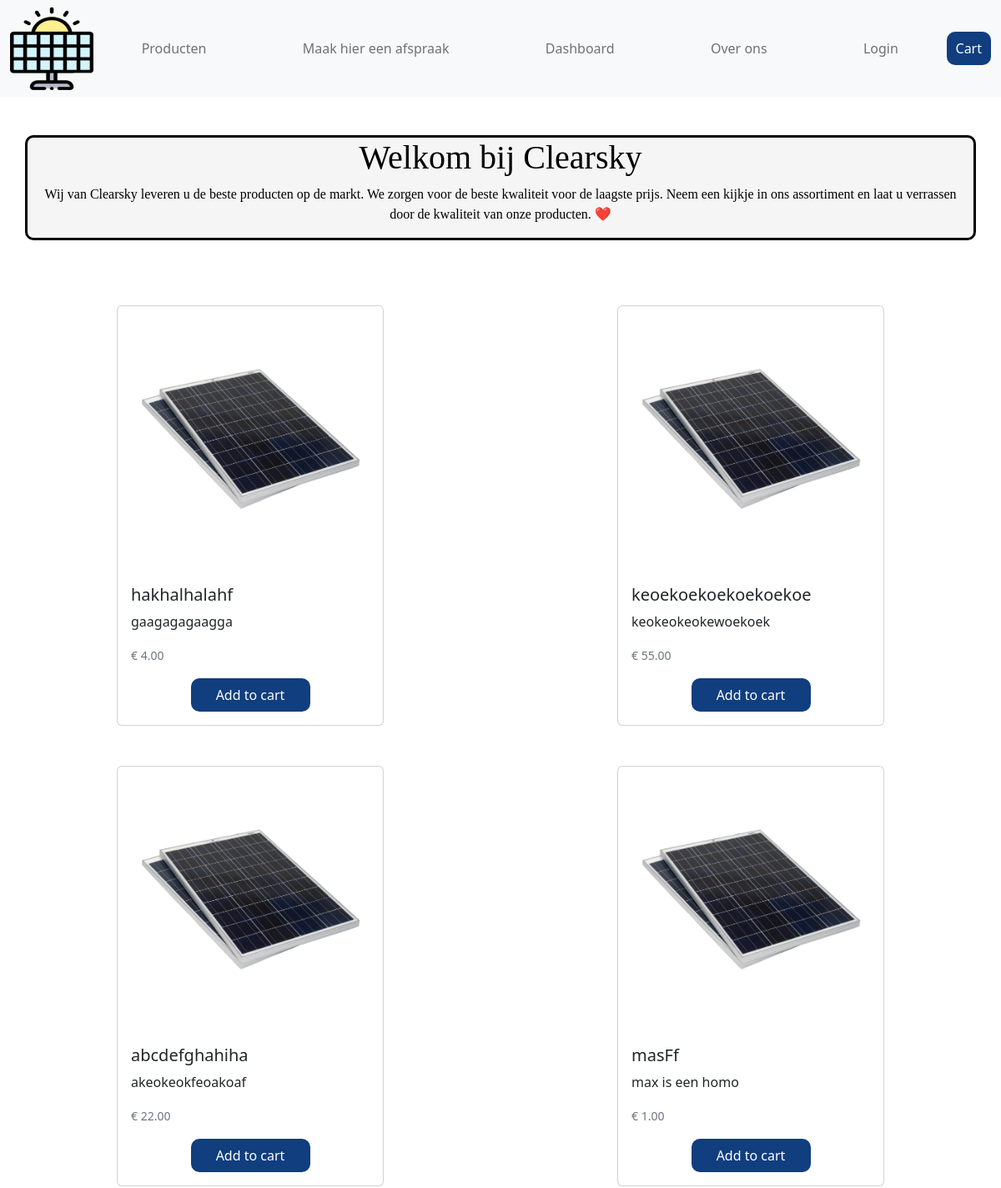
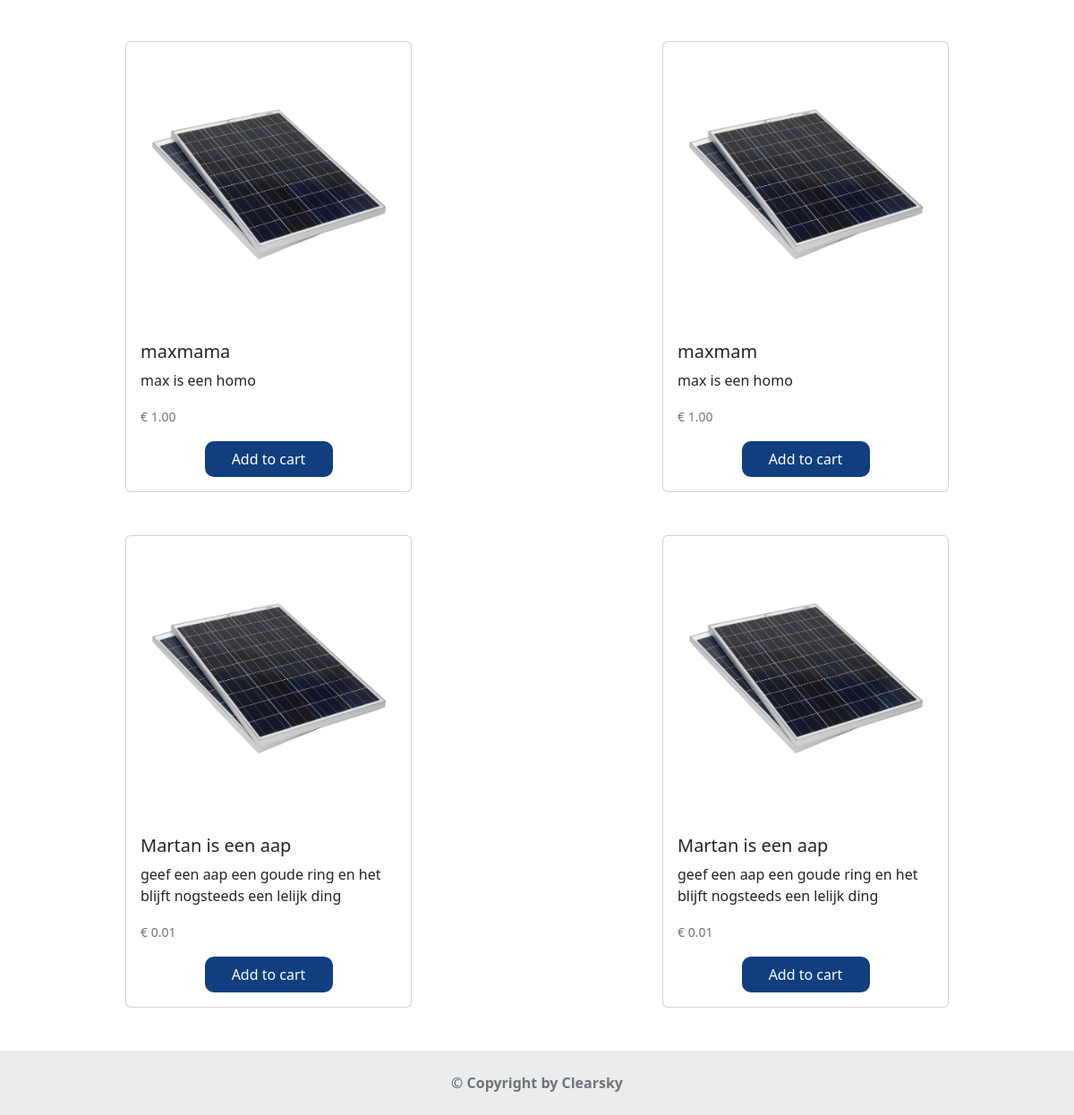
The page / on the database its author committed (2 pictures, top to bottom).
### tables this page shows
CREATE TABLE `products` (
  `id` int(11) NOT NULL,
  `name` varchar(255) NOT NULL,
  `description` text NOT NULL,
  `price` decimal(10,2) NOT NULL,
  `image` varchar(255) NOT NULL
);

### index.php (the view, shortened to what this page needs)
<!DOCTYPE html>
<html lang="en">
<?php
    include_once("header.php");
?>
<head>
    <link rel="stylesheet" href="../Clearsky-Julian-Jelmer-Martan-Max/css/style.css">
    <link rel="stylesheet" href="https://cdn.jsdelivr.net/npm/bootstrap@5.2.3/dist/css/bootstrap.min.css"
>
    <link rel="stylesheet" href="../Clearsky-Julian-Jelmer-Martan-Max/css/style.css">
</head>
<body>
<div class="container">
    <h1>Welkom bij Clearsky</h1>
    <p>Wij van Clearsky leveren u de beste producten op de markt. We zorgen voor de beste kwaliteit voor de laagste prijs. Neem een kijkje in ons assortiment en laat u verrassen door de kwaliteit van onze producten. ❤️</p>
</div>
<div class="d-flex flex-wrap justify-content-around" style="margin-top: 250px;">
    <?php
    $conn = connection();
    $stmt = $conn->prepare("SELECT * FROM products");
    $stmt->execute();
    $result = $stmt->fetchAll(PDO::FETCH_ASSOC);
    foreach ($result as $r) {
    ?>
        <div class="card mx-5 mb-5 overlay-container" style="width: 20rem;">
            <div class="card-img-top-container">
                <img class="card-img-top p-2" src="assets/<?php echo $r['image']; ?>" alt="Card image cap">
            </div>
            <div class="card-body">
                <h5 class="card-title">
                    <?php echo $r['name']; ?>
                </h5>
                <p class="card-text">
                    <?php echo $r['description']; ?>
                </p>
                <p class="card-text"><small class="text-muted">
                € <?php echo $r['price']; ?>
                </small></p>
                <form action="addToCart.php" method="post">
                    <div class="d-flex justify-content-center">
                        <input type="submit" class="knop" value="Add to cart">
                    </div>
                </form>
            </div>
        </div>
    <?php
    }
    ?>
</div>
<footer class="text-center text-lg-start bg-light text-muted" style="position:absolute; left:0%; width: 100%;">
    <div class="text-center p-4" style="background-color: rgba(0, 0, 0, 0.05);">
        <b>&copy Copyright by Clearsky</b>
    </div>
</footer>
</body>
</html>

### header.php (shortened to what this page needs)
<!DOCTYPE html>
<html lang="en">
<head>
    <link rel="stylesheet" href="https://cdn.jsdelivr.net/npm/bootstrap@5.2.3/dist/css/bootstrap.min.css"
>
    <link rel=stylesheet href="../css/style.css">
</head>
<body>
<header>
    <nav class="navbar navbar-expand-lg bg-body-tertiary bg-light" data-bs-theme="dark">
        <div class="container-fluid">
            <a href="index.php"><img src="assets/Logo.png" width="100" height="100"></a>
            <ul class="navbar-nav d-flex justify-content-around align-items- w-100">
                <li class="nav-item">
                    <a class="nav-link" href="product.php">Producten</a>
                </li>
                <li class="nav-item">
                    <a class="nav-link" href="afspraak.php">Maak hier een afspraak</a>
                </li>
                <li class="nav-item">
                    <a class="nav-link" href="dashboard.html">Dashboard</a>
                </li>
                <li class="nav-item">
                    <a class="nav-link" href="overons.php">Over ons</a>
                </li>
                <li class="nav-item dropdown">
                    <?php
                    if (isset($_SESSION["logged_in"]) && $_SESSION["logged_in"] === 1) { ?>
                        <a class="nav-link dropdown-toggle" href="#" id="navbarDropdown" role="button" data-bs-toggle="dropdown" aria-expanded="false">
                            Account
                        </a>
                        <ul class="dropdown-menu" aria-labelledby="navbarDropdown">
                            <li><a class="dropdown-item" href="user.php">My Account</a></li>
                            <li><a class="dropdown-item" href="logout.php">Logout</a></li>
                        </ul>
                    <?php } else { ?>
                        <a class="nav-link" href="login.php">Login</a>
                    <?php } ?>
                </li>
            </ul>
            <button class="knop1 btn-sm ms-auto" type="button" data-bs-toggle="offcanvas"
                data-bs-target="#offcanvasRight" aria-controls="offcanvasRight">Cart</button>
        </div>
    </nav>
</header>
</body>
</html>

### css/style.css (style rules this page uses)
body { margin: 0px; }
.container { position: absolute; top: 25%; left: 50%; transform: translate(-50%, -50%); color: black; text-align: center; border: solid black 3px; border-radius: 10px; background-color: #f5f5f5; font-family: 'Lobster', cursive; }
.card-img-top-container { position: relative; width: 100%; height: 0; padding-top: 100%; overflow: hidden; }
.card-img-top-container img { position: absolute; top: 50%; left: 50%; transform: translate(-50%, -50%); max-width: 100%; max-height: 100%; width: auto; height: auto; object-fit: contain; }
.card { display: block; text-decoration: none; color: inherit; }
.knop { color: white; background-color: #103E7E; border: solid #103E7E; border-radius: 10px; height: 5vh; width: 50%; transition: 0.2s; }

### header.php (style rules this page uses)
.knop1 { color: white; background-color: #103E7E; border: solid #103E7E; border-radius: 10px; height: 5vh; width: 5%; transition: 0.2s; }

### index.php (style rules this page uses)
body { background-image: url("../Clearsky-Julian-Jelmer-Martan-Max/assets/background.png"); background-color: white; height: 900px; background-position: 0 0; background-repeat: repeat; position: relative; animation: slide 30s linear infinite; }

### rows shown on the page
products: image (picture), name "hakhalhalahf", description "gaagagagaagga", price "4.00"
products: image (picture), name "keoekoekoekoekoekoe", description "keokeokeokewoekoek", price "55.00"
products: image (picture), name "abcdefghahiha", description "akeokeokfeoakoaf", price "22.00"
products: image (picture), name "masFf", description "max is een homo", price "1.00"
products: image (picture), name "maxmama", description "max is een homo", price "1.00"
products: image (picture), name "maxmam", description "max is een homo", price "1.00"
products: image (picture), name "Martan is een aap", description "geef een aap een goude ring en het blijft nogsteeds een lelijk ding", price "0.01"
products: image (picture), name "Martan is een aap", description "geef een aap een goude ring en het blijft nogsteeds een lelijk ding", price "0.01"
